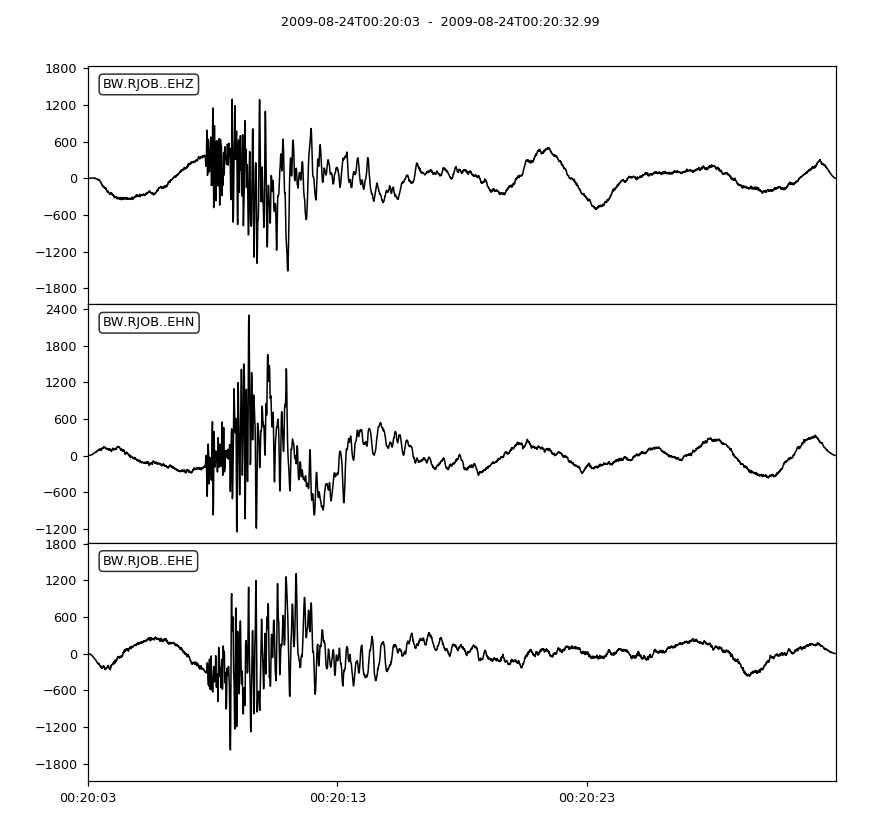

The Python source for this figure:
from obspy import read
st = read()
st.plot()
